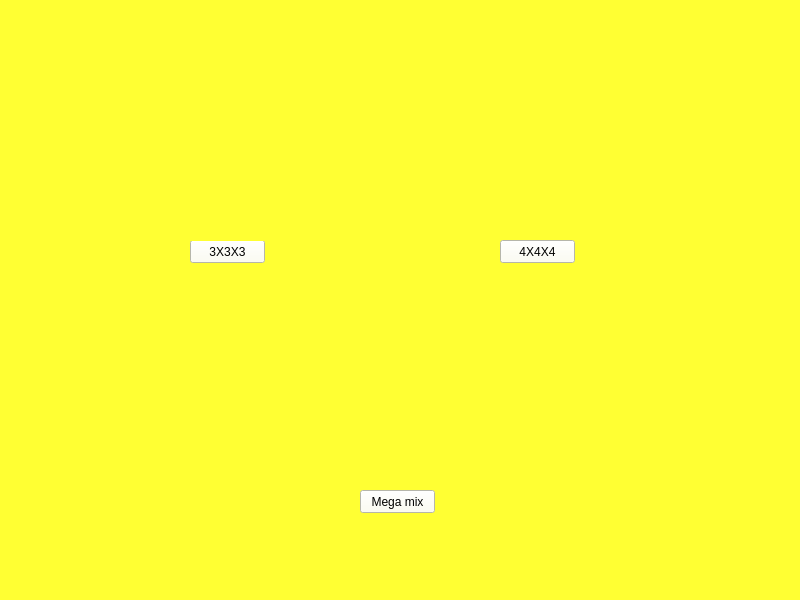
<?xml version="1.0" encoding="UTF-8"?>
<ui version="4.0">
 <class>MainWindow</class>
 <widget class="QMainWindow" name="MainWindow">
  <property name="geometry">
   <rect>
    <x>0</x>
    <y>0</y>
    <width>800</width>
    <height>600</height>
   </rect>
  </property>
  <property name="windowTitle">
   <string>MainWindow</string>
  </property>
  <property name="styleSheet">
   <string notr="true">background-color:#FFFF33;</string>
  </property>
  <widget class="QWidget" name="centralwidget">
   <widget class="QLabel" name="label">
    <property name="geometry">
     <rect>
      <x>120</x>
      <y>0</y>
      <width>591</width>
      <height>91</height>
     </rect>
    </property>
    <property name="text">
     <string/>
    </property>
    <property name="pixmap">
     <pixmap>../image/Logo-design-Width.png</pixmap>
    </property>
    <property name="scaledContents">
     <bool>true</bool>
    </property>
   </widget>
   <widget class="QPushButton" name="btn3X3X3">
    <property name="geometry">
     <rect>
      <x>190</x>
      <y>240</y>
      <width>75</width>
      <height>23</height>
     </rect>
    </property>
    <property name="styleSheet">
     <string notr="true">background-color:#FFFFF0;</string>
    </property>
    <property name="text">
     <string>3X3X3</string>
    </property>
   </widget>
   <widget class="QPushButton" name="btnmegamix">
    <property name="geometry">
     <rect>
      <x>360</x>
      <y>490</y>
      <width>75</width>
      <height>23</height>
     </rect>
    </property>
    <property name="styleSheet">
     <string notr="true">background-color:#FFFFF0;</string>
    </property>
    <property name="text">
     <string>Mega mix</string>
    </property>
   </widget>
   <widget class="QPushButton" name="btn4X4X4">
    <property name="geometry">
     <rect>
      <x>500</x>
      <y>240</y>
      <width>75</width>
      <height>23</height>
     </rect>
    </property>
    <property name="styleSheet">
     <string notr="true">background-color:#FFFFF0;</string>
    </property>
    <property name="text">
     <string>4X4X4</string>
    </property>
   </widget>
   <widget class="QLabel" name="label_3">
    <property name="geometry">
     <rect>
      <x>460</x>
      <y>100</y>
      <width>151</width>
      <height>131</height>
     </rect>
    </property>
    <property name="text">
     <string/>
    </property>
    <property name="pixmap">
     <pixmap>../image/th__6_-removebg-preview (1).png</pixmap>
    </property>
    <property name="scaledContents">
     <bool>true</bool>
    </property>
   </widget>
   <widget class="QLabel" name="label_4">
    <property name="geometry">
     <rect>
      <x>320</x>
      <y>330</y>
      <width>151</width>
      <height>151</height>
     </rect>
    </property>
    <property name="text">
     <string/>
    </property>
    <property name="pixmap">
     <pixmap>../image/rubik-gan-megaminx-m-stickerless-co-nam-cham-sp005176-thumb-G923-1626016461914-removebg-preview.png</pixmap>
    </property>
    <property name="scaledContents">
     <bool>true</bool>
    </property>
   </widget>
   <widget class="QLabel" name="label_6">
    <property name="geometry">
     <rect>
      <x>150</x>
      <y>90</y>
      <width>161</width>
      <height>151</height>
     </rect>
    </property>
    <property name="text">
     <string/>
    </property>
    <property name="pixmap">
     <pixmap>../image/âs.png</pixmap>
    </property>
    <property name="scaledContents">
     <bool>true</bool>
    </property>
   </widget>
  </widget>
  <widget class="QMenuBar" name="menubar">
   <property name="geometry">
    <rect>
     <x>0</x>
     <y>0</y>
     <width>800</width>
     <height>21</height>
    </rect>
   </property>
  </widget>
  <widget class="QStatusBar" name="statusbar"/>
 </widget>
 <resources/>
 <connections/>
</ui>
